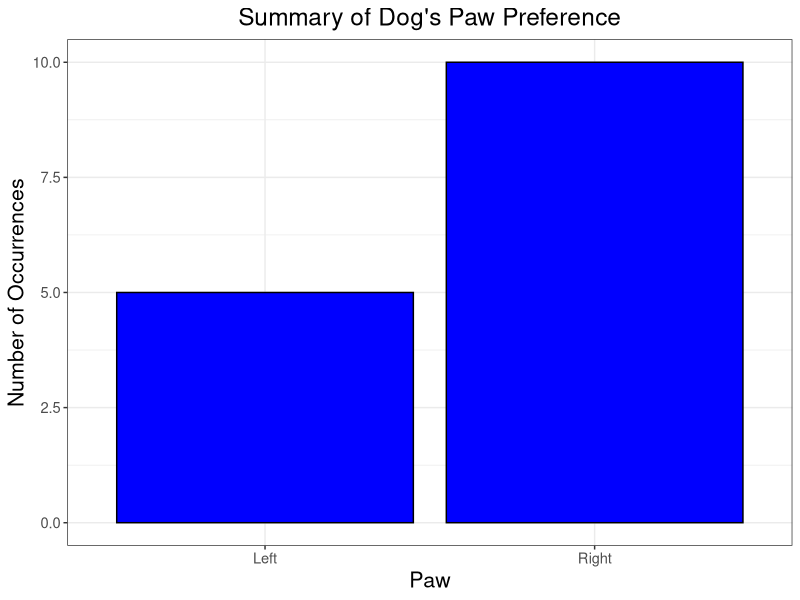
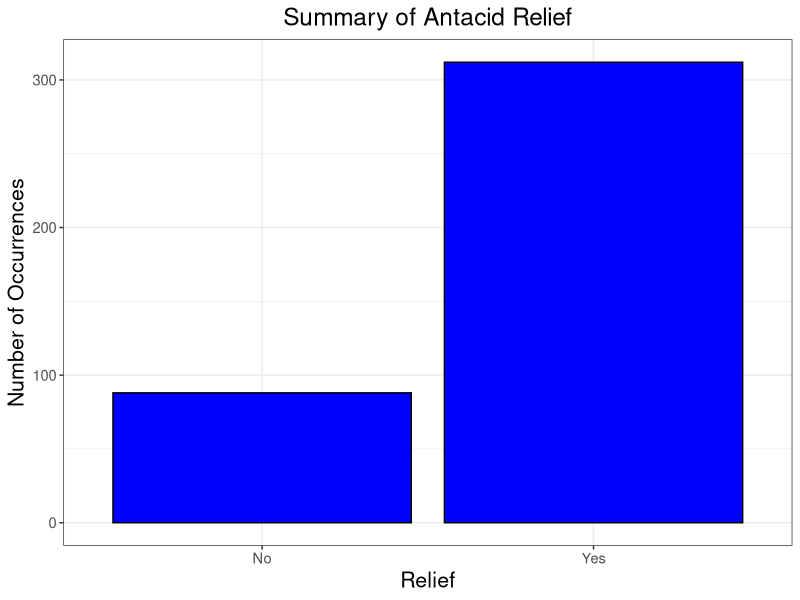

Source code (R) for these figures, in order:
##HW 2 Template
  ##Necessary Libraries
  library(plyr)
  library(ggplot2)
  
  ##Required Functions
  powerprop.test<- function(n, p0, pa, alternative, alpha){
    diff<- p0-pa
    adiff<- abs(diff)
    sep0<- sqrt(p0*(1-p0)/n)
    sepa<- sqrt(pa*(1-pa)/n)
    probone<- 1 - alpha
    probtwo<- 1 - alpha/2
    
    switch(alternative,
           two.sided = 
             2*(1 - pnorm((adiff + qnorm(probtwo)*sep0)/sepa)),
           greater = 1 - pnorm((diff + qnorm(probone)*sep0)/sepa),
           less = pnorm((diff - qnorm(probone)*sep0)/sepa))
  }
  
  npowerprop.test<- function(p0, pa, alternative, alpha, power){
    
    diff<- p0-pa
    sep0<- sqrt(p0*(1-p0))
    sepa<- sqrt(pa*(1-pa))
    probone<- 1 - alpha
    probtwo<- 1 - alpha/2
    powerone<- power
    powertwo<- power/2
    
    switch(alternative,
           two.sided = ceiling((qnorm(powertwo)*sepa 
                                + qnorm(probtwo)*sep0)^2/diff^2),
           greater = ceiling((qnorm(powerone)*sepa 
                              + qnorm(probone)*sep0)^2/diff^2),
           less = ceiling((qnorm(powerone)*sepa 
                           + qnorm(probone)*sep0)^2/diff^2))
  }
  

##Problem 1
  p <- 0.16  # Proportion of Green milk chocolate M&Ms
  n <- 100   # Sample size
  
  ##Part b
  1 - pnorm(0.20, p, sqrt(p * (1 - p) / n))

  ##Part c
  pnorm(0.10, p, sqrt(p * (1 - p) / n))
  

##Problem 2

  ##Part a
  dogs_data <- read.csv("Dogs.csv", header = TRUE)
  dogs_counts <- count(dogs_data, var = 'Paw')
  dogs_table <- mutate(dogs_counts, prop = freq / sum(dogs_counts$freq))
  dogs_table <- rbind(dogs_table, data.frame(Paw = 'Total', t(colSums(dogs_table[, -1]))))
  print(dogs_table)
  
  ggplot(dogs_data, aes(x = Paw)) + 
    geom_bar(fill = "blue", colour = "black") +
    labs(x = "Paw", y = "Number of Occurrences", title = "Summary of Dog's Paw Preference") + 
    theme_bw() +
    theme(
      axis.title.y = element_text(size = rel(1.4)),
      axis.title.x = element_text(size = rel(1.4)),
      axis.text.x = element_text(size = rel(1.2)),
      axis.text.y = element_text(size = rel(1.2)),
      plot.title = element_text(hjust = 0.5, size = rel(1.6))
    )
  
  ##Part b
  binom.test(10,15,0.5, alternative="greater")
  
  ##Part c
  sum(dbinom(11:15, 15, 0.5))  
  sum(dbinom(12:15, 15, 0.5))  
  
  ##Part d
  sum (dbinom(12:15, 15, 0.5))
  
  ##Part e
  sum(dbinom(12:15, 15, 0.6)) 
  sum(dbinom(12:15, 15, 0.75))
  sum(dbinom(12:15, 15, 0.9)) 


##Problem 3

  ##Part a
  antacid_data <- read.csv("Antacid.csv", header = TRUE)
  antacid_counts <- count(antacid_data, var = 'Relief')
  antacid_table <- mutate(antacid_counts, prop = freq / sum(antacid_counts$freq))
  antacid_table <- rbind(antacid_table, data.frame(Relief = 'Total', t(colSums(antacid_table[, -1]))))
  print("Summary Table:")
  print(antacid_table)
  
  ## Bar graph
  ggplot(antacid_data, aes(x = Relief)) + 
    geom_bar(fill = "blue", colour = "black") +
    labs(x = "Relief", y = "Number of Occurrences", title = "Summary of Antacid Relief") + 
    theme_bw() +
    theme(
      axis.title.y = element_text(size = rel(1.4)),
      axis.title.x = element_text(size = rel(1.4)),
      axis.text.x = element_text(size = rel(1.2)),
      axis.text.y = element_text(size = rel(1.2)),
      plot.title = element_text(hjust = 0.5, size = rel(1.6))
    )

  ##Part c
  prop.test(312, 400, p=0.75, alternative = "greater", correct = F)
  
  ##Part d
  powerprop.test(n=400, p0 = 0.75, pa=0.8, alternative='greater', alpha=0.1)
  powerprop.test(n=400, p0 = 0.75, pa=0.85, alternative='greater', alpha=0.1)
  powerprop.test(n=400, p0 = 0.75, pa=0.9, alternative='greater', alpha=0.1)
  
  powerprop.test(n=400, p0 = 0.75, pa=0.8, alternative='greater', alpha=0.05)
  powerprop.test(n=400, p0 = 0.75, pa=0.85, alternative='greater', alpha=0.05)
  powerprop.test(n=400, p0 = 0.75, pa=0.9, alternative='greater', alpha=0.05)
  
  powerprop.test(n=400, p0 = 0.75, pa=0.8, alternative='greater', alpha=0.01)
  powerprop.test(n=400, p0 = 0.75, pa=0.85, alternative='greater', alpha=0.01)
  powerprop.test(n=400, p0 = 0.75, pa=0.9, alternative='greater', alpha=0.01)
  
  ##Part e
  # explanation given in word document
  
  ##Part f
  npowerprop.test(p0=0.8, pa=0.85, alternative='greater', alpha=0.05, power=0.9)
